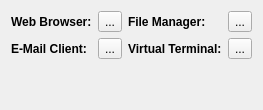
          <widget class="QWidget" name="tab_2">
           <attribute name="title">
            <string>Common Applications</string>
           </attribute>
           <layout class="QVBoxLayout" name="verticalLayout_7">
            <item>
             <layout class="QGridLayout" name="gridLayout_6">
              <item row="0" column="0">
               <layout class="QFormLayout" name="formLayout_10">
                <property name="fieldGrowthPolicy">
                 <enum>QFormLayout::ExpandingFieldsGrow</enum>
                </property>
                <item row="0" column="0">
                 <widget class="QLabel" name="label_37">
                  <property name="font">
                   <font>
                    <weight>75</weight>
                    <bold>true</bold>
                   </font>
                  </property>
                  <property name="text">
                   <string>Web Browser:</string>
                  </property>
                 </widget>
                </item>
                <item row="0" column="1">
                 <widget class="QToolButton" name="tool_default_webbrowser">
                  <property name="text">
                   <string notr="true">...</string>
                  </property>
                  <property name="toolButtonStyle">
                   <enum>Qt::ToolButtonTextBesideIcon</enum>
                  </property>
                 </widget>
                </item>
                <item row="1" column="0">
                 <widget class="QLabel" name="label_38">
                  <property name="font">
                   <font>
                    <weight>75</weight>
                    <bold>true</bold>
                   </font>
                  </property>
                  <property name="text">
                   <string>E-Mail Client:</string>
                  </property>
                 </widget>
                </item>
                <item row="1" column="1">
                 <widget class="QToolButton" name="tool_default_email">
                  <property name="text">
                   <string notr="true">...</string>
                  </property>
                  <property name="toolButtonStyle">
                   <enum>Qt::ToolButtonTextBesideIcon</enum>
                  </property>
                 </widget>
                </item>
               </layout>
              </item>
              <item row="0" column="1">
               <layout class="QFormLayout" name="formLayout_11">
                <item row="0" column="0">
                 <widget class="QLabel" name="label_39">
                  <property name="font">
                   <font>
                    <weight>75</weight>
                    <bold>true</bold>
                   </font>
                  </property>
                  <property name="text">
                   <string>File Manager:</string>
                  </property>
                 </widget>
                </item>
                <item row="1" column="0">
                 <widget class="QLabel" name="label_40">
                  <property name="font">
                   <font>
                    <weight>75</weight>
                    <bold>true</bold>
                   </font>
                  </property>
                  <property name="text">
                   <string>Virtual Terminal:</string>
                  </property>
                 </widget>
                </item>
                <item row="0" column="1">
                 <widget class="QToolButton" name="tool_default_filemanager">
                  <property name="text">
                   <string>...</string>
                  </property>
                  <property name="toolButtonStyle">
                   <enum>Qt::ToolButtonTextBesideIcon</enum>
                  </property>
                 </widget>
                </item>
                <item row="1" column="1">
                 <widget class="QToolButton" name="tool_default_terminal">
                  <property name="text">
                   <string>...</string>
                  </property>
                  <property name="toolButtonStyle">
                   <enum>Qt::ToolButtonTextBesideIcon</enum>
                  </property>
                 </widget>
                </item>
               </layout>
              </item>
             </layout>
            </item>
            <item>
             <spacer name="verticalSpacer_4">
              <property name="orientation">
               <enum>Qt::Vertical</enum>
              </property>
              <property name="sizeHint" stdset="0">
               <size>
                <width>20</width>
                <height>40</height>
               </size>
              </property>
             </spacer>
            </item>
           </layout>
          </widget>
